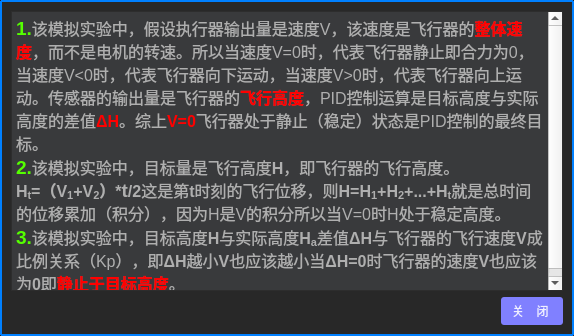
<?xml version="1.0" encoding="UTF-8"?>
<ui version="4.0">
 <class>NoteDialog</class>
 <widget class="QDialog" name="NoteDialog">
  <property name="geometry">
   <rect>
    <x>0</x>
    <y>0</y>
    <width>574</width>
    <height>336</height>
   </rect>
  </property>
  <property name="windowTitle">
   <string>NoteDialog</string>
  </property>
  <property name="styleSheet">
   <string notr="true">QDialog{
background-color: rgba(40, 40, 40);
border-radius:1px;
	border-style:solid;
	border-width:2px;
	border-color:rgb(0,128,255);
}
QLineEdit{
	border-radius:4px;
	border:2px solid rgb(65,65,65);
	background:rgb(35,35,35);
	selection-background-color: green;
	font-size: 13px;
}
QLineEdit:enabled {
	color: rgb(255,255,255);
}
QLineEdit:enabled:hover, QLineEdit:enabled:focus {
	color: rgb(255,255,255);
}
QLineEdit:!enabled {
	color: rgb(155, 155, 155);
}
QLineEdit:hover{
	border: 3px solid rgb(90,90,90);
}
QLabel{
color:rgb(255,255,255);
font-family:&quot;Microsoft YaHei&quot;;

}</string>
  </property>
  <layout class="QVBoxLayout" name="verticalLayout">
   <item>
    <widget class="QTextEdit" name="textEdit">
     <property name="styleSheet">
      <string notr="true">QTextEdit {
        border: 1px solid rgb(45, 45, 45);
        color: rgb(175, 175, 175);
        background: rgb(57, 58, 60);
}
/**********滚动条-垂直**********/
QScrollBar:vertical {
        width: 20px;
        background: transparent;
        margin-left: 3px;
        margin-right: 3px;
}
QScrollBar::handle:vertical {
        width: 20px;
        min-height: 30px;
        background: rgb(68, 69, 73);
        margin-top: 15px;
        margin-bottom: 15px;
}
QScrollBar::handle:vertical:hover {
        background: rgb(80, 80, 80);
}
QScrollBar::sub-line:vertical {
        height: 15px;
        background: transparent;
        image: url(:/image/rsources/arrowTop);
        subcontrol-position: top;
}
QScrollBar::add-line:vertical {
        height: 15px;
        background: transparent;
        image: url(:/image/rsources/arrowBottom);
        subcontrol-position: bottom;
}
QScrollBar::sub-line:vertical:hover {
        background: rgb(68, 69, 73);
}
QScrollBar::add-line:vertical:hover {
        background: rgb(68, 69, 73);
}
QScrollBar::add-page:vertical, QScrollBar::sub-page:vertical {
        background: transparent;
}

QScrollBar#verticalScrollBar:vertical {
        margin-top: 30px;
}</string>
     </property>
     <property name="verticalScrollBarPolicy">
      <enum>Qt::ScrollBarAlwaysOn</enum>
     </property>
     <property name="html">
      <string>&lt;!DOCTYPE HTML PUBLIC &quot;-//W3C//DTD HTML 4.0//EN&quot; &quot;http://www.w3.org/TR/REC-html40/strict.dtd&quot;&gt;
&lt;html&gt;&lt;head&gt;&lt;meta name=&quot;qrichtext&quot; content=&quot;1&quot; /&gt;&lt;style type=&quot;text/css&quot;&gt;
p, li { white-space: pre-wrap; }
&lt;/style&gt;&lt;/head&gt;&lt;body style=&quot; font-family:'SimSun'; font-size:9pt; font-weight:400; font-style:normal;&quot;&gt;
&lt;p style=&quot; margin-top:0px; margin-bottom:0px; margin-left:0px; margin-right:0px; -qt-block-indent:0; text-indent:0px;&quot;&gt;&lt;span style=&quot; font-size:14pt; font-weight:600; color:#55ff00;&quot;&gt;1.&lt;/span&gt;&lt;span style=&quot; font-size:12pt;&quot;&gt;该模拟实验中，假设执行器输出量是速度V，该速度是飞行器的&lt;/span&gt;&lt;span style=&quot; font-size:12pt; font-weight:600; color:#ff0000;&quot;&gt;整体速度&lt;/span&gt;&lt;span style=&quot; font-size:12pt;&quot;&gt;，而不是电机的转速。所以当速度V=0时，代表飞行器静止即合力为0，当速度V&amp;lt;0时，代表飞行器向下运动，当速度V&amp;gt;0时，代表飞行器向上运动。传感器的输出量是飞行器的&lt;/span&gt;&lt;span style=&quot; font-size:12pt; font-weight:600; color:#ff0000;&quot;&gt;飞行高度&lt;/span&gt;&lt;span style=&quot; font-size:12pt;&quot;&gt;，PID控制运算是目标高度与实际高度的差值&lt;/span&gt;&lt;span style=&quot; font-size:12pt; font-weight:600; color:#ff0000;&quot;&gt;ΔH&lt;/span&gt;&lt;span style=&quot; font-size:12pt;&quot;&gt;。综上&lt;/span&gt;&lt;span style=&quot; font-size:12pt; font-weight:600; color:#ff0000;&quot;&gt;V=0&lt;/span&gt;&lt;span style=&quot; font-size:12pt;&quot;&gt;飞行器处于静止（稳定）状态是PID控制的最终目标。&lt;/span&gt;&lt;/p&gt;
&lt;p style=&quot; margin-top:0px; margin-bottom:0px; margin-left:0px; margin-right:0px; -qt-block-indent:0; text-indent:0px;&quot;&gt;&lt;span style=&quot; font-size:14pt; font-weight:600; color:#55ff00;&quot;&gt;2.&lt;/span&gt;&lt;span style=&quot; font-size:12pt;&quot;&gt;该模拟实验中，目标量是飞行高度&lt;/span&gt;&lt;span style=&quot; font-size:12pt; font-weight:600;&quot;&gt;H&lt;/span&gt;&lt;span style=&quot; font-size:12pt;&quot;&gt;，即飞行器的飞行高度。&lt;/span&gt;&lt;span style=&quot; font-size:12pt; font-weight:600;&quot;&gt;H&lt;/span&gt;&lt;span style=&quot; font-size:12pt; font-weight:600; vertical-align:sub;&quot;&gt;t&lt;/span&gt;&lt;span style=&quot; font-size:12pt; font-weight:600;&quot;&gt;=（V&lt;/span&gt;&lt;span style=&quot; font-size:12pt; font-weight:600; vertical-align:sub;&quot;&gt;1&lt;/span&gt;&lt;span style=&quot; font-size:12pt; font-weight:600;&quot;&gt;+V&lt;/span&gt;&lt;span style=&quot; font-size:12pt; font-weight:600; vertical-align:sub;&quot;&gt;2&lt;/span&gt;&lt;span style=&quot; font-size:12pt; font-weight:600;&quot;&gt;）*&lt;/span&gt;&lt;span style=&quot; font-size:14pt; font-weight:600;&quot;&gt;t&lt;/span&gt;&lt;span style=&quot; font-size:12pt; font-weight:600;&quot;&gt;/2&lt;/span&gt;&lt;span style=&quot; font-size:12pt;&quot;&gt;这是第&lt;/span&gt;&lt;span style=&quot; font-size:12pt; font-weight:600;&quot;&gt;t&lt;/span&gt;&lt;span style=&quot; font-size:12pt;&quot;&gt;时刻的飞行位移，则&lt;/span&gt;&lt;span style=&quot; font-size:12pt; font-weight:600;&quot;&gt;H=H&lt;/span&gt;&lt;span style=&quot; font-size:12pt; font-weight:600; vertical-align:sub;&quot;&gt;1&lt;/span&gt;&lt;span style=&quot; font-size:12pt; font-weight:600;&quot;&gt;+H&lt;/span&gt;&lt;span style=&quot; font-size:12pt; font-weight:600; vertical-align:sub;&quot;&gt;2&lt;/span&gt;&lt;span style=&quot; font-size:12pt; font-weight:600;&quot;&gt;+...+H&lt;/span&gt;&lt;span style=&quot; font-size:12pt; font-weight:600; vertical-align:sub;&quot;&gt;t&lt;/span&gt;&lt;span style=&quot; font-size:12pt;&quot;&gt;就是总时间的位移累加（积分），因为H是V的积分所以当V=0时H处于稳定高度。&lt;/span&gt;&lt;/p&gt;
&lt;p style=&quot; margin-top:0px; margin-bottom:0px; margin-left:0px; margin-right:0px; -qt-block-indent:0; text-indent:0px;&quot;&gt;&lt;span style=&quot; font-size:14pt; font-weight:600; color:#55ff00;&quot;&gt;3.&lt;/span&gt;&lt;span style=&quot; font-size:12pt;&quot;&gt;该模拟实验中，目标高度&lt;/span&gt;&lt;span style=&quot; font-size:12pt; font-weight:600;&quot;&gt;H&lt;/span&gt;&lt;span style=&quot; font-size:12pt;&quot;&gt;与实际高度&lt;/span&gt;&lt;span style=&quot; font-size:12pt; font-weight:600;&quot;&gt;H&lt;/span&gt;&lt;span style=&quot; font-size:12pt; font-weight:600; vertical-align:sub;&quot;&gt;a&lt;/span&gt;&lt;span style=&quot; font-size:12pt;&quot;&gt;差值&lt;/span&gt;&lt;span style=&quot; font-size:12pt; font-weight:600;&quot;&gt;ΔH&lt;/span&gt;&lt;span style=&quot; font-size:12pt;&quot;&gt;与飞行器的飞行速度&lt;/span&gt;&lt;span style=&quot; font-size:12pt; font-weight:600;&quot;&gt;V&lt;/span&gt;&lt;span style=&quot; font-size:12pt;&quot;&gt;成比例关系（Kp），即&lt;/span&gt;&lt;span style=&quot; font-size:12pt; font-weight:600;&quot;&gt;ΔH&lt;/span&gt;&lt;span style=&quot; font-size:12pt;&quot;&gt;越小&lt;/span&gt;&lt;span style=&quot; font-size:12pt; font-weight:600;&quot;&gt;V&lt;/span&gt;&lt;span style=&quot; font-size:12pt;&quot;&gt;也应该越小当&lt;/span&gt;&lt;span style=&quot; font-size:12pt; font-weight:600;&quot;&gt;ΔH=0&lt;/span&gt;&lt;span style=&quot; font-size:12pt;&quot;&gt;时飞行器的速度&lt;/span&gt;&lt;span style=&quot; font-size:12pt; font-weight:600;&quot;&gt;V&lt;/span&gt;&lt;span style=&quot; font-size:12pt;&quot;&gt;也应该为&lt;/span&gt;&lt;span style=&quot; font-size:12pt; font-weight:600;&quot;&gt;0&lt;/span&gt;&lt;span style=&quot; font-size:12pt;&quot;&gt;即&lt;/span&gt;&lt;span style=&quot; font-size:12pt; font-weight:600; color:#ff0000;&quot;&gt;静止于目标高度&lt;/span&gt;&lt;span style=&quot; font-size:12pt;&quot;&gt;。&lt;/span&gt;&lt;/p&gt;&lt;/body&gt;&lt;/html&gt;</string>
     </property>
    </widget>
   </item>
   <item>
    <layout class="QHBoxLayout" name="horizontalLayout">
     <item>
      <spacer name="horizontalSpacer">
       <property name="orientation">
        <enum>Qt::Horizontal</enum>
       </property>
       <property name="sizeHint" stdset="0">
        <size>
         <width>40</width>
         <height>20</height>
        </size>
       </property>
      </spacer>
     </item>
     <item>
      <widget class="QPushButton" name="pushButton_4">
       <property name="minimumSize">
        <size>
         <width>60</width>
         <height>0</height>
        </size>
       </property>
       <property name="maximumSize">
        <size>
         <width>16777215</width>
         <height>16777215</height>
        </size>
       </property>
       <property name="font">
        <font>
         <family>微软雅黑</family>
        </font>
       </property>
       <property name="styleSheet">
        <string notr="true">QPushButton{
	border-style:none;
	padding:5px;
	border-radius:3px;
	color:#F0F0FF;
	background:#8080FF;
}
QPushButton:hover{
	color:#FFFFFF;
	background:#A2A2FF;
}
QPushButton:pressed{
	color:#CECEFF;
	background:#6464FF;
}</string>
       </property>
       <property name="text">
        <string>  关    闭   </string>
       </property>
      </widget>
     </item>
    </layout>
   </item>
  </layout>
 </widget>
 <layoutdefault spacing="6" margin="11"/>
 <resources/>
 <connections/>
</ui>
